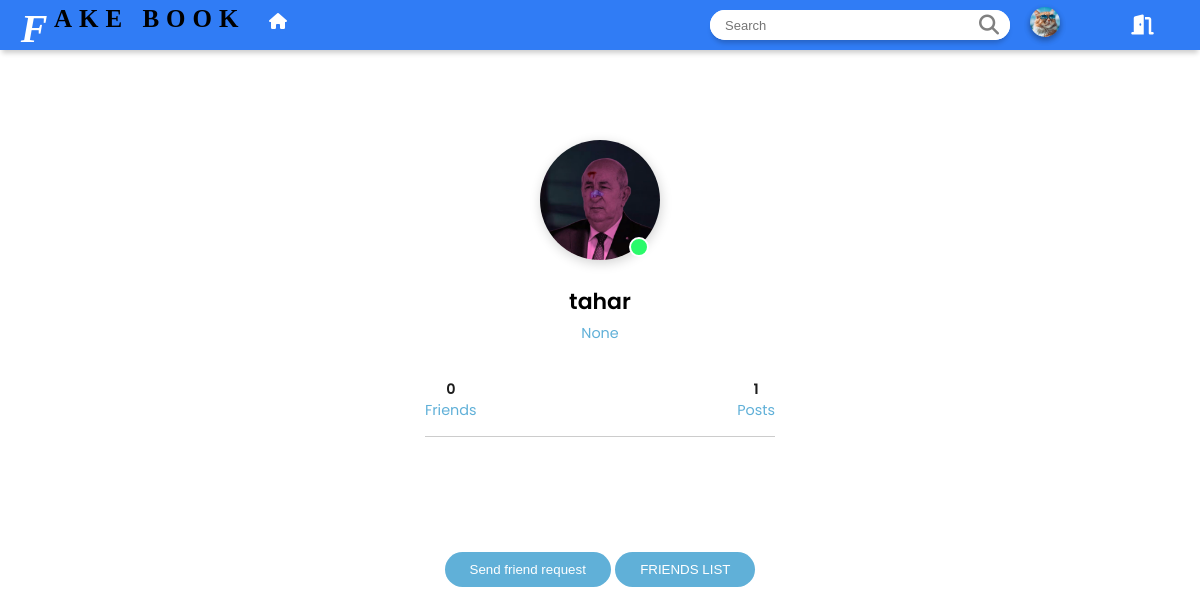
/profile/tahar (signed in), run on the app's committed database.
### users/models.py (models this page shows, shortened)
class Profile(models.Model):
    user = models.OneToOneField(User , on_delete=models.CASCADE , related_name='profile')
    about = models.CharField(max_length=850 , null=True , blank=True)
    picture = models.ImageField(upload_to='profile-pictures' , default ='profile-pictures/default.jpg')
    friends = models.ManyToManyField(User , related_name="friends" , blank=True)

### users/views.py (the view)
# urls.py: path('profile/<str:username>' , views.profile , name='u-profile'),
@login_required
def profile(request , username):
    user = User.objects.get(username=username)
    profile = Profile.objects.get(user=user)
    is_friend = profile.friends.contains(request.user)
    context = {'profile':profile , 'is_friend':is_friend}
    return render(request , 'users/profile.html' , context)

### users/templates/users/profile.html (shortened to what this page needs)
{% load static %}
<!DOCTYPE html>
<html lang="en">
  <head>
    <link
      rel="stylesheet"
      href="https://cdnjs.cloudflare.com/ajax/libs/font-awesome/6.1.1/css/all.min.css"
    />
    <link rel="stylesheet" href="{% static 'styles/users/profile.css' %}" />
  </head>
  <body>
    <div style="height: 50px;" class="navbar">
      <ul class="nav1">
          <li>
              <div class="logo">
                  <div class="f"><i>f</i></div>
                  <span style="margin-right: 10px;" class="book">ake book</span>
                  <a href="{% url 'blog:b-home' %}"><button class="btn notf"><i class="fa-solid fa-house"></i> </button></a>
              </div>
          </li>
          <div class="links">
          <li id="search">
              <form  action="{% url 'blog:b-search' %}" method="get" style="display: flex;">
                  <div style="background-color: white;display: flex;border-radius: 30px;width: 300px;">
                  <input id="input-s" type="search" name="query" placeholder="Search">
                  <button id="srch-btn" type="submit" value="Search"><i style="color: gray;" class="fa-solid fa-magnifying-glass fa-lg"></i></button>
                  </div>
              </form>
          </li>
          <li>
            <a href="{% url 'user:u-profile' user.username %}"><img class="img-pro" src="{{user.profile.picture.url}}"></button></a>
          </li>
           <li>
            <a href="{% url 'user:u-logout' %}"><button class=" btn logout"><i class="fa-solid fa-door-open fa-lg"></i></button></a>
          </li>
          </div>
      </ul>
  </div>
    <div class="header__wrapper" style="margin-top:150px">
      <div class="cols__container">
        <div class="left__col">
          <div class="img__container">
            <img src="{{profile.picture.url}}" alt="pfp" />
            <span></span>
          </div>
          <h2>{{profile.user.username}}</h2>
          <p>{{profile.about|linebreaksbr}}</p>
          <ul class="about">
            <li><span>{{profile.user.friends.count}}</span>Friends</li>
            <li><span>{{profile.user.posts.count}}</span>Posts</li>
          </ul>
          <div class="content">
            <ul>
              <li><i class="fab fa-twitter"></i></li>
              <i class="fab fa-instagram"></i>
              <i class="fab fa-snapchat"></i>
            </ul>
          </div>
        </div>
        <div class="right__col">
          <nav>
            <div class="button">
            {% if profile.user == user %}
            <a href="{% url 'user:u-update-profile' profile.user.id %}" class="update"><button>UPDATE</button></a>
            <a href="{% url 'user:u-friend-requests-list' profile.user.username %}" class="friend_request"><button>FRIENDS REQUEST</button></a>
            {% else %}
                {% if is_friend %}
                <a href="{% url 'user:u-remove-friend' profile.user.id %}" class="follow"><button>Remove friend</button></a>
                {% else %}
                <a href="{% url 'user:u-send-friend-request' profile.user.id %}" class="follow"><button>Send friend request</button></a>
                {% endif %}
            {% endif %}
            <a href="{% url 'user:u-friends-list' profile.user.username %}" class="friends_list"> <button>FRIENDS LIST</button> </a>
            </div>
          </nav>
        </div>
      </div>
    </div>
  </body>
</html>

### static/styles/users/profile.css (style rules this page uses)
body { width: 100%; margin: 0; padding: 0; box-sizing: border-box; min-height: 100vh; font-family: "Poppins", sans-serif; }
ul { list-style-type: none; margin: 0; padding: 0; display: flex; align-items: center; }
a { text-decoration: none; }
.header__wrapper .cols__container .left__col { padding: 25px 20px; text-align: center; max-width: 350px; position: relative; margin: 0 auto; }
.header__wrapper .cols__container .left__col .img__container { position: absolute; top: -60px; left: 50%; transform: translatex(-50%); }
.header__wrapper .cols__container .left__col .img__container img { width: 120px; height: 120px; object-fit: cover; border-radius: 50%; display: block; box-shadow: 1px 3px 12px rgba(0, 0, 0, 0.18); }
.header__wrapper .cols__container .left__col .img__container span { position: absolute; background: #2afa6a; width: 16px; height: 16px; border-radius: 50%; bottom: 3px; right: 11px; border: 2px solid #fff; }
.header__wrapper .cols__container .left__col h2 { margin-top: 60px; font-weight: 600; font-size: 22px; margin-bottom: 5px; }
.header__wrapper .cols__container .left__col p { font-size: 0.9rem; color: #60b0d8; margin: 0; }
.header__wrapper .cols__container .left__col .about { justify-content: space-between; position: relative; margin: 35px 0; text-shadow: #fff; }
.header__wrapper .cols__container .left__col .about li { display: flex; flex-direction: column; color: #60b0d8; font-size: 0.9rem; }
.header__wrapper .cols__container .left__col .about li span { color: #1d1d1d; font-weight: 600; }
.header__wrapper .cols__container .left__col .about:after { position: absolute; content: ""; bottom: -16px; display: block; background: #cccccc; height: 1px; width: 100%; }
.header__wrapper .cols__container .content ul { gap: 30px; justify-content: center; align-items: center; margin-top: 25px; }
.header__wrapper .cols__container .content ul li { display: flex; }
.header__wrapper .cols__container .content ul i { font-size: 1.3rem; }
.header__wrapper .cols__container .right__col nav { display: flex; align-items: center; padding: 30px 0; justify-content: space-between; flex-direction: column; }
.header__wrapper .cols__container .right__col nav .button button { background: #60b0d8; color: #fff; border: none; padding: 10px 25px; border-radius: 50px; cursor: pointer; margin-top: 20px; }
.f { color:white; font-size: 40px; height: 30px; width: 20px; text-align: center; font-family: kk ; letter-spacing: 7px; display: flex; justify-content: center; margin-right: 4px; margin-bottom: 10px; }
.logo { padding-left: 30px; font-size: 25px; font-weight: bold; color:#000; text-transform: uppercase; display: flex; position: relative; font-family: ff ; letter-spacing: 7px; }
.links { display: flex; justify-content: space-around; gap: 10px; align-items: center; padding-right: 30px; }
.nav1 { padding: 0; margin: 0; display: flex; justify-content: space-between; gap: 30px; align-items: center; text-decoration: none; list-style-type:none; height: 50px; background-color:#307cf5; box-shadow: 0 5px 5px -2px rgba(0,0,0,.2); position: fixed; width: 100%; }
li { text-decoration: none; }
.btn { background-color: transparent; border-width: 0; cursor: pointer; width: 120px; height: 30px; border-radius: 30px; transition: background-color 0.3s ease; font-family: ff; font-size: 16px; color: #fff; font-weight: 500; }
i { color: white; margin-right: 5px; }
.notf,.logout { width: 50px; }
#srch-btn { background-color: white; border-width: 0; cursor: pointer; width: 40px; height: 30px; border-radius: 0px 30px 30px 0px; transition: background-color 0.3s ease; font-family: ff; font-size: 16px; color: #fff !important; font-weight: 500; }
#input-s { border-radius: 15px; margin-right: 5px; background-color: white; border: none; padding: 10px 15px; font-size: 13px; width: 100%; height: 30px; outline: none; }
#search { margin-right: 10px; border-radius: 30px; box-shadow: 0 5px 5px -2px rgba(0,0,0,.2); }
.img-pro { width: 30px; height: 30px; border-radius: 50%; box-shadow: rgba(0, 0, 0, 0.16) 0px 3px 6px, rgba(0, 0, 0, 0.23) 0px 3px 6px; margin-right: 50px; }

### data on the page
Profile: picture (picture), user.username "tahar", about "None", user.friends.count "0", user.posts.count "1"
